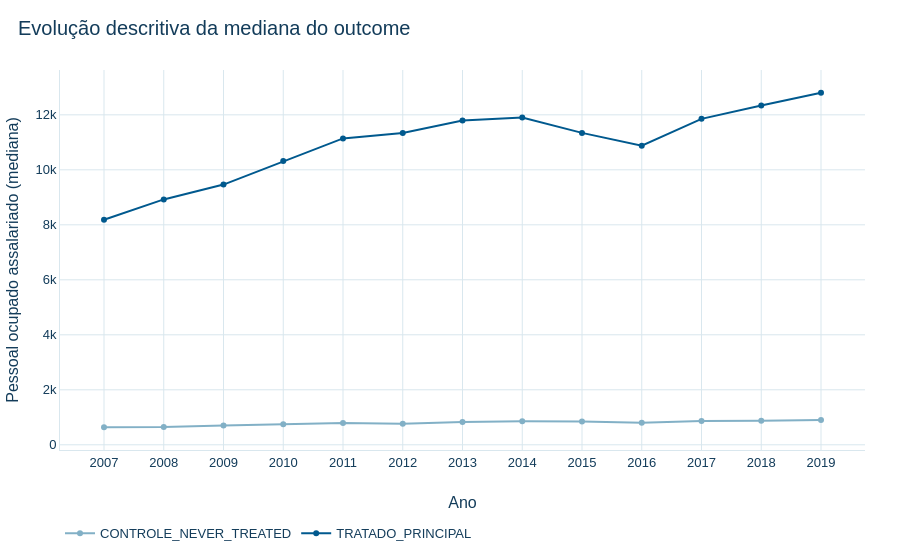

Here is the notebook cell this chart was saved with:
### Markdown cell above
## 5. Evolução temporal descritiva

As linhas abaixo mostram medianas anuais dentro de grupos cuja composição foi definida ex ante. Divergências de trajetória não identificam impacto: podem refletir seleção, escala, choques e outras diferenças entre municípios.

### Code cell
evolucao_ano = (amostra.groupby(['ano', 'papel_causal'], as_index=False)
                .agg(media=('pessoal_ocupado_assalariado', 'mean'),
                     mediana=('pessoal_ocupado_assalariado', 'median'),
                     p25=('pessoal_ocupado_assalariado', lambda s: s.quantile(.25)),
                     p75=('pessoal_ocupado_assalariado', lambda s: s.quantile(.75))))
display(estilizar_tabela_ipt(evolucao_ano))

fig = go.Figure()
for papel, cor in [('CONTROLE_NEVER_TREATED', CORES_IPT['AZUL_CLARO']), ('TRATADO_PRINCIPAL', CORES_IPT['AZUL_PRINCIPAL'])]:
    serie = evolucao_ano.loc[evolucao_ano.papel_causal.eq(papel)]
    fig.add_trace(go.Scatter(x=serie.ano, y=serie.mediana, mode='lines+markers', name=papel, line={'color': cor},
                             customdata=serie[['media', 'p25', 'p75']],
                             hovertemplate='Ano %{x}<br>Mediana %{y:,.0f}<br>Média %{customdata[0]:,.0f}<br>P25–P75 %{customdata[1]:,.0f}–%{customdata[2]:,.0f}<extra></extra>'))
aplicar_tema_ipt(fig, titulo='Evolução descritiva da mediana do outcome')
fig.update_xaxes(title='Ano', dtick=1)
fig.update_yaxes(title='Pessoal ocupado assalariado (mediana)')
destino_evolucao = salvar_figura_ipt(fig, FIGURES / '14_evolucao_outcome_d16.png')
fig.show()

### Figure 1 — Plotly figure (JSON) as saved in the notebook; plotly's stock layout.template omitted (floating-point values rounded to 4 significant figures)
{"data": [{"customdata": [[2246.0, 309.0, 1548.0], [2322.0, 315.0, 1612.0], [2450.0, 350.0, 1720.0], [2642.0, 367.5, 1832.0], [2764.0, 390.0, 1929.0], [2800.0, 373.0, 1935.0], [2938.0, 414.0, 2081.0], [2964.0, 425.0, 2084.0], [2894.0, 426.0, 2092.0], [2763.0, 398.0, 1993.0], [2850.0, 440.0, 2118.0], [2890.0, 443.0, 2130.0], [2959.0, 456.0, 2184.0]], "hovertemplate": "Ano %{x}<br>Mediana %{y:,.0f}<br>Média %{customdata[0]:,.0f}<br>P25–P75 %{customdata[1]:,.0f}–%{customdata[2]:,.0f}<extra></extra>", "line": {"color": "#82B0C6"}, "mode": "lines+markers", "name": "CONTROLE_NEVER_TREATED", "type": "scatter", "x": [2007, 2008, 2009, 2010, 2011, 2012, 2013, 2014, 2015, 2016, 2017, 2018, 2019], "y": [638.0, 644.0, 702.0, 746.0, 789.0, 763.0, 832.0, 855.0, 847.0, 803.0, 869.0, 872.0, 905.0]}, {"customdata": [[15740.0, 3316.0, 19090.0], [16460.0, 3407.0, 20380.0], [17380.0, 3680.0, 21620.0], [18690.0, 4335.0, 22690.0], [19900.0, 4403.0, 24920.0], [20450.0, 4339.0, 25020.0], [21300.0, 4531.0, 25930.0], [21650.0, 4827.0, 27740.0], [21030.0, 4644.0, 26240.0], [20180.0, 4432.0, 26220.0], [20600.0, 4680.0, 26890.0], [20980.0, 5208.0, 27200.0], [21340.0, 5212.0, 27380.0]], "hovertemplate": "Ano %{x}<br>Mediana %{y:,.0f}<br>Média %{customdata[0]:,.0f}<br>P25–P75 %{customdata[1]:,.0f}–%{customdata[2]:,.0f}<extra></extra>", "line": {"color": "#00598E"}, "mode": "lines+markers", "name": "TRATADO_PRINCIPAL", "type": "scatter", "x": [2007, 2008, 2009, 2010, 2011, 2012, 2013, 2014, 2015, 2016, 2017, 2018, 2019], "y": [8182.0, 8924.0, 9464.0, 10320.0, 11140.0, 11340.0, 11790.0, 11910.0, 11340.0, 10880.0, 11850.0, 12340.0, 12800.0]}], "layout": {"font": {"color": "#133C5A", "family": "Arial", "size": 13}, "paper_bgcolor": "#FFFFFF", "plot_bgcolor": "#FFFFFF", "title": {"text": "Evolução descritiva da mediana do outcome"}, "xaxis": {"dtick": 1, "title": {"text": "Ano"}}, "yaxis": {"title": {"text": "Pessoal ocupado assalariado (mediana)"}}}}
